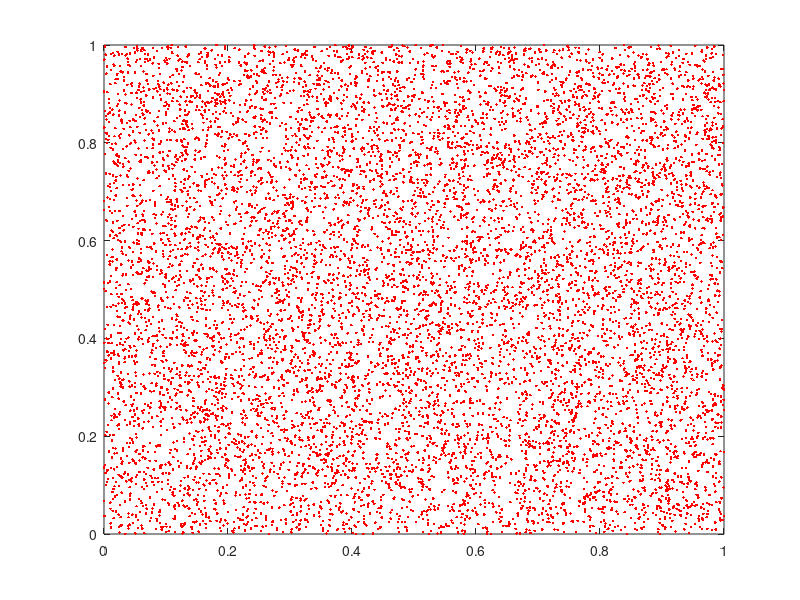

Source code (MATLAB):
%% Fibonacci Generator for Uniform Random Deviates

clear all
close all

% ----------------------------------
% STEP 1: Congruential Random Generator
% ----------------------------------
% This is required for the first X numbers, before moving on to the
% Fibonacci generator for the remaining

% Parameters

a = 1597 ;
b = 51749 ;
M = 2^30 ;
N0 = 25; % Seed number
lcgnum = 17; % Number of linear congruential unif rand deviants required

ndeviates = 10000; % Number of deviates required

A = zeros([1,ndeviates]) ;
A(1) = mod(a*N0+b,M) ;
for i = 1:lcgnum-1
    A(i+1) = mod(a*A(i)+b , M) ;
end

U = A ./ M ;

% ----------------------------------
% STEP 2: Fibonacci Random Generator
% ----------------------------------

for i = lcgnum+1:ndeviates
    U(i) = U(i-17) - U(i-5) ;
    if U(i) < 0 
        U(i) = U(i) + 1 ;
    end
end

X = U(1:ndeviates-1) ;
Y = U(2:ndeviates) ; 

%Plot in the [U(i),U(i+1)] plane
figure(1)
plot(X,Y,'r.')

